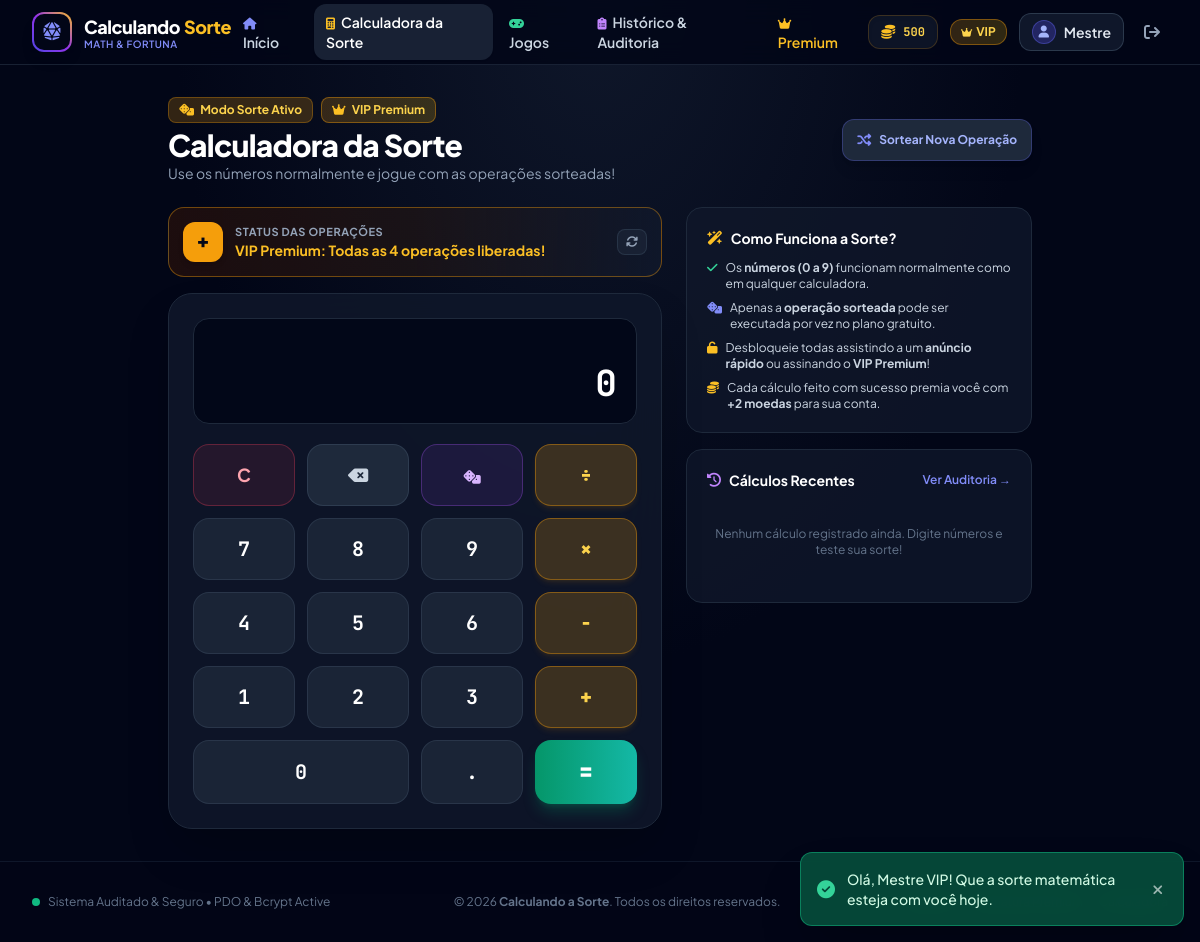
The app's page /calculadora.php (signed in) with its own data.
### tables this page shows
CREATE TABLE IF NOT EXISTS `usuarios` (
    `id` INT AUTO_INCREMENT PRIMARY KEY,
    `nome` VARCHAR(100) NOT NULL,
    `email` VARCHAR(150) NOT NULL UNIQUE,
    `senha` VARCHAR(255) NOT NULL,
    `is_premium` TINYINT(1) NOT NULL DEFAULT 0,
    `moedas` INT NOT NULL DEFAULT 50,
    `operacao_atual` ENUM('+', '-', '*', '/') NOT NULL DEFAULT '+',
    `operacoes_desbloqueadas` VARCHAR(50) NOT NULL DEFAULT '+',
    `anuncio_desbloqueio_ate` DATETIME NULL DEFAULT NULL,
    `created_at` DATETIME NOT NULL DEFAULT CURRENT_TIMESTAMP,
    `updated_at` DATETIME NOT NULL DEFAULT CURRENT_TIMESTAMP ON UPDATE CURRENT_TIMESTAMP,
    INDEX `idx_email` (`email`),
    INDEX `idx_premium` (`is_premium`)
);

### calculadora.php (the view, shortened to what the rows shown need)
<?php
require_once __DIR__ . '/config/db.php';
require_once __DIR__ . '/config/session.php';
$user = getLoggedUserData($pdo);
require_once __DIR__ . '/includes/header.php';
require_once __DIR__ . '/includes/navbar.php';
?>
<div class="max-w-4xl mx-auto px-4 py-6 sm:py-8">
    <div class="flex flex-col sm:flex-row sm:items-center justify-between gap-4 mb-6">
        <div>
            <h1 class="text-2xl sm:text-3xl font-black text-white tracking-tight mt-1">Calculadora da Sorte</h1>
        </div>
    </div>
    <div class="grid grid-cols-1 lg:grid-cols-12 gap-6 items-start">
        <div class="lg:col-span-7">
            <div id="banner-op-atual" class="mb-4 p-3.5 rounded-2xl border transition-all duration-300 flex items-center justify-between
                <?= ($user['is_premium'] || $user['anuncio_ativo'])
                    ? 'bg-gradient-to-r from-amber-950/40 via-yellow-950/30 to-slate-900 border-amber-500/40'
                    : 'bg-indigo-950/40 border-indigo-500/30' ?>">
                <div class="flex items-center gap-3">
                    <div id="badge-op-atual" class="w-10 h-10 rounded-xl flex items-center justify-center font-mono font-black text-xl shadow-md
                        <?= ($user['is_premium'] || $user['anuncio_ativo'])
                            ? 'bg-amber-500 text-slate-950'
                            : 'bg-indigo-600 text-white' ?>">
                        <?= htmlspecialchars($user['operacao_atual']) ?>
                    </div>
                    <div>
                        <div class="text-[11px] font-bold uppercase tracking-wider text-slate-400">
                        </div>
                        <div id="texto-op-atual" class="text-sm font-bold text-white">
                        </div>
                    </div>
                </div>
            </div>
        </div>
    </div>
</div>
<?php require_once __DIR__ . '/includes/footer.php'; ?>

### includes/navbar.php (shortened to what the rows shown need)
<nav class="sticky top-0 z-40 bg-slate-950/80 backdrop-blur-md border-b border-slate-800/80">
    <div class="max-w-7xl mx-auto px-4 sm:px-6 lg:px-8">
        <div class="flex items-center justify-between h-16">
            <div class="hidden md:flex items-center gap-3">
                <?php if ($currentUser): ?>
                    <div class="flex items-center gap-2 bg-slate-900/90 border border-amber-500/20 px-3 py-1.5 rounded-xl shadow-inner">
                        <i class="fa-solid fa-coins text-amber-400 text-sm animate-pulse"></i>
                        <span class="text-xs font-bold text-amber-300 font-mono" id="nav-coins"><?= number_format($currentUser['moedas']) ?></span>
                    </div>
                    <?php if ($currentUser['is_premium']): ?>
                        <span class="inline-flex items-center gap-1 px-2.5 py-1 rounded-xl text-xs font-bold bg-gradient-to-r from-amber-500/20 to-yellow-500/20 text-amber-300 border border-amber-500/40">
                            <i class="fa-solid fa-crown text-[10px]"></i> VIP
                        </span>
                    <?php else: ?>
                        <span class="inline-flex items-center gap-1 px-2.5 py-1 rounded-xl text-xs font-semibold bg-slate-800 text-slate-300 border border-slate-700">
                            Free
                        </span>
                    <?php endif; ?>
                    <div class="relative group">
                        <a href="perfil.php" class="flex items-center gap-2 px-3 py-1.5 rounded-xl bg-slate-900 border border-slate-700/80 text-sm font-semibold text-slate-200 hover:border-indigo-500/50 transition">
                            <div class="w-6 h-6 rounded-full bg-indigo-600/30 border border-indigo-500/40 flex items-center justify-center text-xs text-indigo-300">
                                <i class="fa-solid fa-user"></i>
                            </div>
                            <span class="truncate max-w-[100px]"><?= htmlspecialchars(explode(' ', $currentUser['nome'])[0]) ?></span>
                        </a>
                    </div>
                    <button type="button" onclick="confirmarLogout()" class="p-2 rounded-xl text-slate-400 hover:text-rose-400 hover:bg-rose-500/10 transition" title="Sair da Conta">
                        <i class="fa-solid fa-arrow-right-from-bracket"></i>
                    </button>
                <?php endif; ?>
            </div>
        </div>
    </div>
</nav>

### records on screen
usuarios: moedas "500", nome "Mestre", operacao_atual "+"

### other values on screen
APP_NAME "Calculando a Sorte"
$flashToast['mensagem'] "Olá, Mestre VIP! Que a sorte matemática esteja com você hoje."
